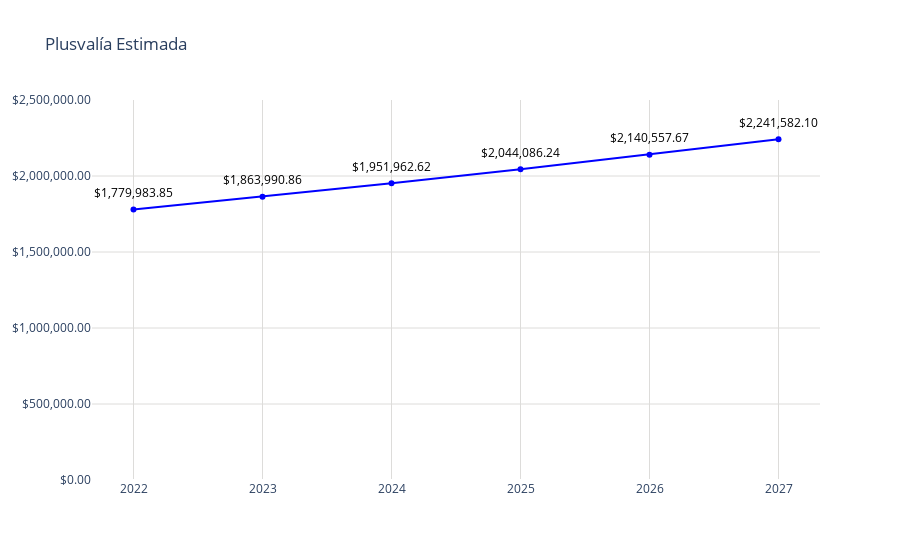

This figure's notebook cell:
### Code cell
# Datos
año = tulancingo_direct['año']
promedio = tulancingo_direct['conteo']

fig = go.Figure()
fig.add_trace(go.Scatter(
    x=año,
    y=promedio,
    mode='markers+lines',
    marker=dict(color='blue'),
))
# Agregar anotaciones para mostrar los valores encima de los puntos
for a, p in zip(año, promedio):
    fig.add_annotation(
        x=a,
        y=p,
        text=f"${p:,.2f}",  # Formatear el valor del promedio como moneda
        showarrow=False,
        font=dict(color='black', size=12),
        xshift=0,
        yshift=17,
        textangle=0
    )
# Actualizar diseño
fig.update_layout(
    title='Plusvalía Estimada',
    yaxis=dict(
        range=[0, 2500000],  # Establecer el rango del eje y
        tickvals=[0,500000,1000000,1500000,2000000, 2500000],  # Definir los valores de las marcas en el eje y
        ticktext=['$0.00', '$500,000.00', '$1,000,000.00', '$1,500,000.00', '$2,000,000.00','$2,500,000.00'],  # Definir el texto de las marcas en el eje y
        gridcolor='#dddcda',   # Color de las líneas de la cuadrícula
        gridwidth=1  # Ancho de las líneas de la cuadrícula
    ),
    xaxis=dict(
        gridcolor='#dddcda', 
        tickmode='array',
        tickvals=año,
        ticktext=año
    ),
    plot_bgcolor='rgba(0,0,0,0)'
)
# Exportar gráfica como archivo HTML
def guardar_grafico_como_html(fig, nombre_archivo, carpeta='graficas'):
    # Crear la carpeta si no existe
    if not os.path.exists(carpeta):
        os.makedirs(carpeta)
    
    # Gráfica como archivo HTML en la carpeta especificada
    pio.write_html(fig, f'{carpeta}/{nombre_archivo}.html')

guardar_grafico_como_html(fig, 'g_scatt_plusvalia_estimada_direct_tulancingo', carpeta='graficas')
fig.show()

### Figure 1 — Plotly figure (JSON) as saved in the notebook; plotly's stock layout.template omitted (floating-point values rounded to 4 significant figures)
{"data": [{"marker": {"color": "blue"}, "mode": "markers+lines", "type": "scatter", "x": [2022, 2023, 2024, 2025, 2026, 2027], "y": [1780000.0, 1864000.0, 1952000.0, 2044000.0, 2141000.0, 2242000.0]}], "layout": {"annotations": [{"font": {"color": "black", "size": 12}, "showarrow": false, "text": "$1,779,983.85", "textangle": 0, "x": 2022, "xshift": 0, "y": 1780000.0, "yshift": 17}, {"font": {"color": "black", "size": 12}, "showarrow": false, "text": "$1,863,990.86", "textangle": 0, "x": 2023, "xshift": 0, "y": 1864000.0, "yshift": 17}, {"font": {"color": "black", "size": 12}, "showarrow": false, "text": "$1,951,962.62", "textangle": 0, "x": 2024, "xshift": 0, "y": 1952000.0, "yshift": 17}, {"font": {"color": "black", "size": 12}, "showarrow": false, "text": "$2,044,086.24", "textangle": 0, "x": 2025, "xshift": 0, "y": 2044000.0, "yshift": 17}, {"font": {"color": "black", "size": 12}, "showarrow": false, "text": "$2,140,557.67", "textangle": 0, "x": 2026, "xshift": 0, "y": 2141000.0, "yshift": 17}, {"font": {"color": "black", "size": 12}, "showarrow": false, "text": "$2,241,582.10", "textangle": 0, "x": 2027, "xshift": 0, "y": 2242000.0, "yshift": 17}], "plot_bgcolor": "rgba(0,0,0,0)", "title": {"text": "Plusvalía Estimada"}, "xaxis": {"gridcolor": "#dddcda", "tickmode": "array", "ticktext": [2022, 2023, 2024, 2025, 2026, 2027], "tickvals": [2022, 2023, 2024, 2025, 2026, 2027]}, "yaxis": {"gridcolor": "#dddcda", "gridwidth": 1, "range": [0, 2500000], "ticktext": ["$0.00", "$500,000.00", "$1,000,000.00", "$1,500,000.00", "$2,000,000.00", "$2,500,000.00"], "tickvals": [0, 500000, 1000000, 1500000, 2000000, 2500000]}}}
